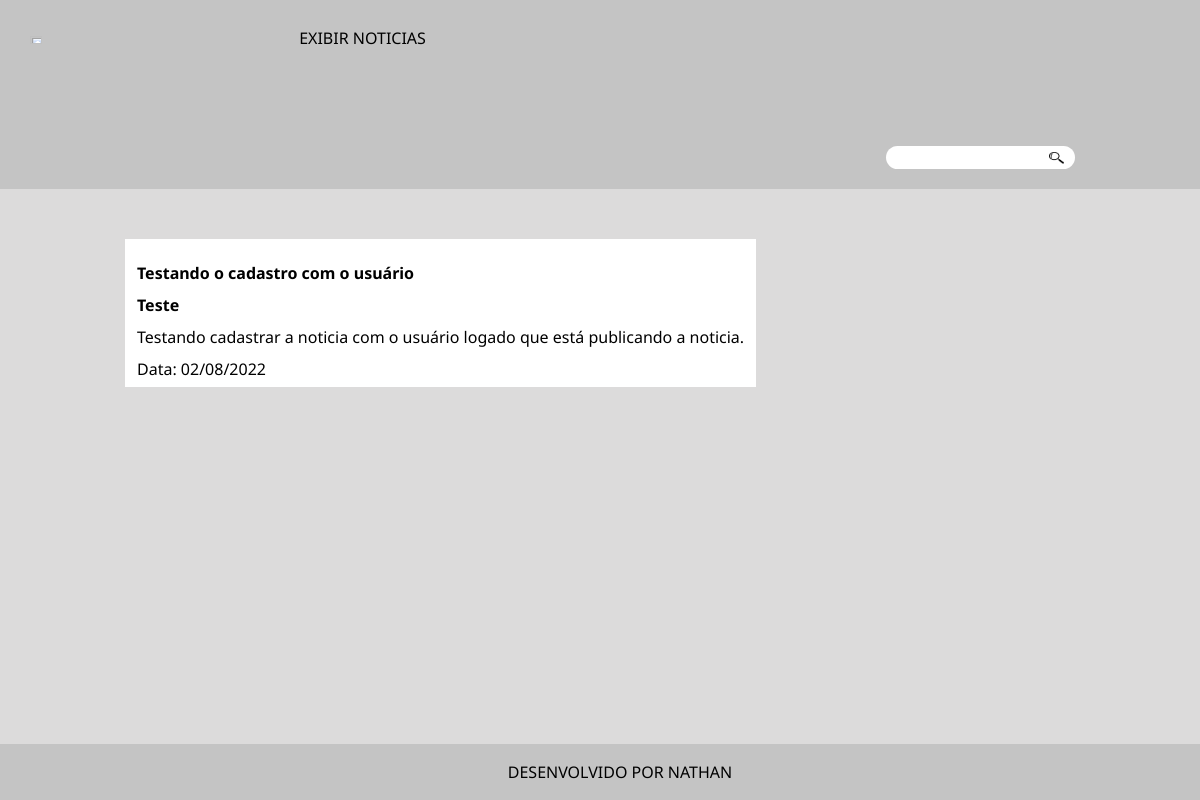
The app's page /noticia.php?id=19 with its own data.
### tables this page shows
CREATE TABLE `noticias` (
  `id` int(11) NOT NULL AUTO_INCREMENT,
  `id_usuario` int(11) DEFAULT NULL,
  `id_categoria` int(11) DEFAULT NULL,
  `titulo` varchar(150) NOT NULL,
  `conteudo` text NOT NULL,
  `data_publicacao` date DEFAULT NULL,
  PRIMARY KEY (`id`),
  KEY `id_categoria` (`id_categoria`),
  KEY `id_usuario` (`id_usuario`),
  CONSTRAINT `noticias_ibfk_1` FOREIGN KEY (`id_categoria`) REFERENCES `categorias` (`id`),
  CONSTRAINT `noticias_ibfk_2` FOREIGN KEY (`id_usuario`) REFERENCES `usuarios` (`id`)
);

CREATE TABLE `categorias` (
  `id` int(11) NOT NULL AUTO_INCREMENT,
  `nome` varchar(100) NOT NULL,
  PRIMARY KEY (`id`),
  UNIQUE KEY `nome` (`nome`)
);

### src/repositorio/RepositorioNoticias.php (called while the page is built, shortened)
<?php
class RepositorioNoticias
{
    private PDO $conexao;
    public function __construct(PDO $conexao)
    {
        $this->conexao = $conexao;
    }
    public function umaNoticia($id): Noticia
    {
        $sql = "SELECT noticias.id, perfis.id AS id_do_perfil, perfis.nome AS perfil, usuarios.id AS id_do_usuario, usuarios.nome AS usuario, usuarios.email AS email_do_usuario, usuarios.senha AS senha_do_usuario, categorias.id AS id_da_categoria, categorias.nome AS categoria, noticias.titulo, noticias.conteudo, noticias.data_publicacao
        FROM noticias JOIN categorias ON noticias.id_categoria = categorias.id JOIN usuarios ON noticias.id_usuario = usuarios.id JOIN perfis ON id_perfil = perfis.id WHERE noticias.id = :id;";
        $consulta = $this->conexao->prepare($sql);
        $consulta->bindValue(':id', $id);
        $consulta->execute();
        $dadosNoticia = $consulta->fetch(PDO::FETCH_ASSOC);
        $noticia = new \Noticia(
            $dadosNoticia['id'],
            new \Categoria($dadosNoticia['id_da_categoria'], $dadosNoticia['categoria']),
            $dadosNoticia['titulo'],
            $dadosNoticia['conteudo'],
            $dadosNoticia['data_publicacao']
        );
        $perfil = new \Perfil($dadosNoticia['id_do_perfil'], $dadosNoticia['perfil']);
        $usuario = new \Usuario($dadosNoticia['id_do_usuario'], $perfil, $dadosNoticia['usuario'], $dadosNoticia['email_do_usuario'], $dadosNoticia['senha_do_usuario']);
        $noticia->recebeUsuario($usuario);
        return $noticia;
    }
}

### src/dominio/modelo/Categoria.php (called while the page is built, shortened)
<?php
class Categoria
{
    private $categoria;
    public function __construct(?int $id, string $categoria)
    {
        $this->categoria = $this->limpar($categoria);
    }
    public function categoria(): string
    {
        return $this->categoria;
    }
    private function limpar($categoria)
    {
        $categoria = trim($categoria);
        $categoria = stripcslashes($categoria);
        $categoria = htmlspecialchars($categoria);
        return $categoria;
    }
}

### src/dominio/modelo/Noticia.php (called while the page is built, shortened)
<?php
class Noticia
{
    private $categoria;
    private $titulo;
    private $conteudo;
    private $dataPublicacao;
    public function __construct(?int $id, Categoria $categoria, string $titulo, string $conteudo, ?string $dataPublicacao)
    {
        $this->categoria = $categoria;
        $this->titulo = $this->limpar($titulo);
        $this->conteudo = $this->limpar($conteudo);
        $this->dataPublicacao = $dataPublicacao;
    }
    public function titulo(): string
    {
        return $this->titulo;
    }
    public function conteudo(): string
    {
        return $this->conteudo;
    }
    public function dataPublicacao(): string
    {
        $dataPublicacaoFormatada = $this->dataPublicacao;
        $dataPublicacaoFormatada = date_create($dataPublicacaoFormatada);
        return date_format($dataPublicacaoFormatada, 'd/m/Y');
    }
    public function categoria(): string
    {
        return $this->categoria->categoria();
    }
    private function limpar($noticia)
    {
        $noticia = trim($noticia);
        $noticia = htmlspecialchars($noticia);
        return $noticia;
    }
}

### noticia.php (the view, shortened to what this page needs)
<?php
require_once 'src/dominio/modelo/Noticia.php';
require_once 'src/dominio/modelo/Categoria.php';
require_once 'src/repositorio/RepositorioNoticias.php';
require_once 'layout/cabecalho.php';
$conexao = Conexao::criarConexao();
$repositorioNoticias = new RepositorioNoticias($conexao);
$id = $_GET['id'];
$noticia = $repositorioNoticias->umaNoticia($id);
?>
<!DOCTYPE html>
<html lang="pt-br">
<head>
    <link rel="stylesheet" href="reset.css">
    <link rel="stylesheet" href="style.css">
</head>
    <main>
        <section class="conteudo-completo">
                <h2><?php echo $noticia->titulo(); ?></h2>
                <h3><?php echo $noticia->categoria(); ?></h3>
                    <p>
                        <?php echo nl2br($noticia->conteudo()); ?>
                   </p>
                   <br>
                   <p>
                    Data: <?php echo $noticia->dataPublicacao(); ?>
                   </p>
        </section>
    </main>

### style.css (style rules this page uses)
body { background: rgb(220, 219, 219); font-family: 'Montserrat', sans-serif; font-family: 'Noto Sans', sans-serif; }
main { width: 950px; margin: 0 auto; margin-bottom: 5em; }
.caixa-noticia h2, h3 { padding-bottom: 1em; font-weight: bold; }
.conteudo-completo { background: white; margin-bottom: 70px; margin: 0 auto; padding: 10px 12px; display: inline-block; position: relative; }
.conteudo-completo h2 { padding: 1em 0; font-weight: bold; }
footer { background: rgb(196, 196, 196); text-align: center; padding: 20px; margin: auto; width: 100%; bottom: 0; position: fixed; }

### records on screen
noticias: titulo "Testando o cadastro com o usuário", id_categoria.nome "Teste", conteudo "Testando cadastrar a noticia com o usuário logado que está publicando a noticia.", data_publicacao "02/08/2022"
